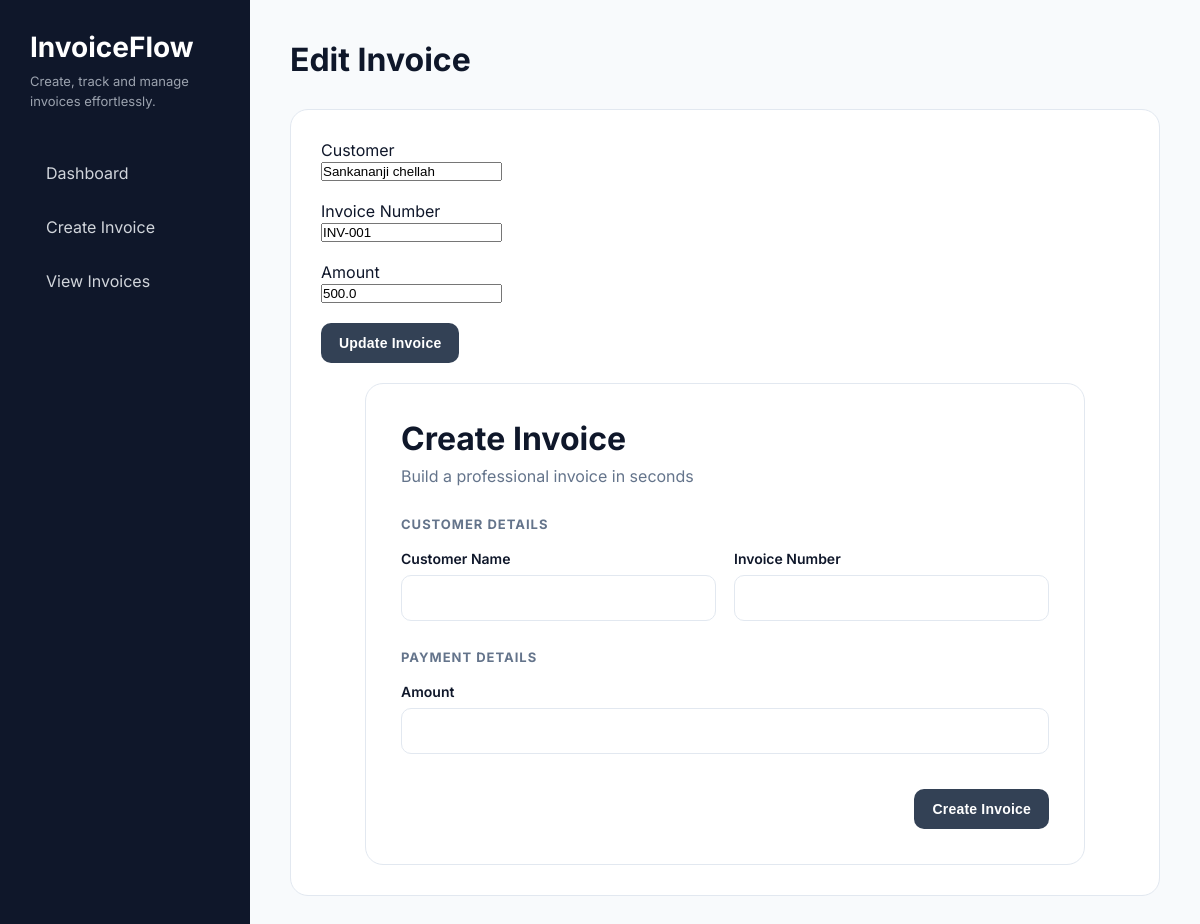
Page /edit/1 on the earlier database version.
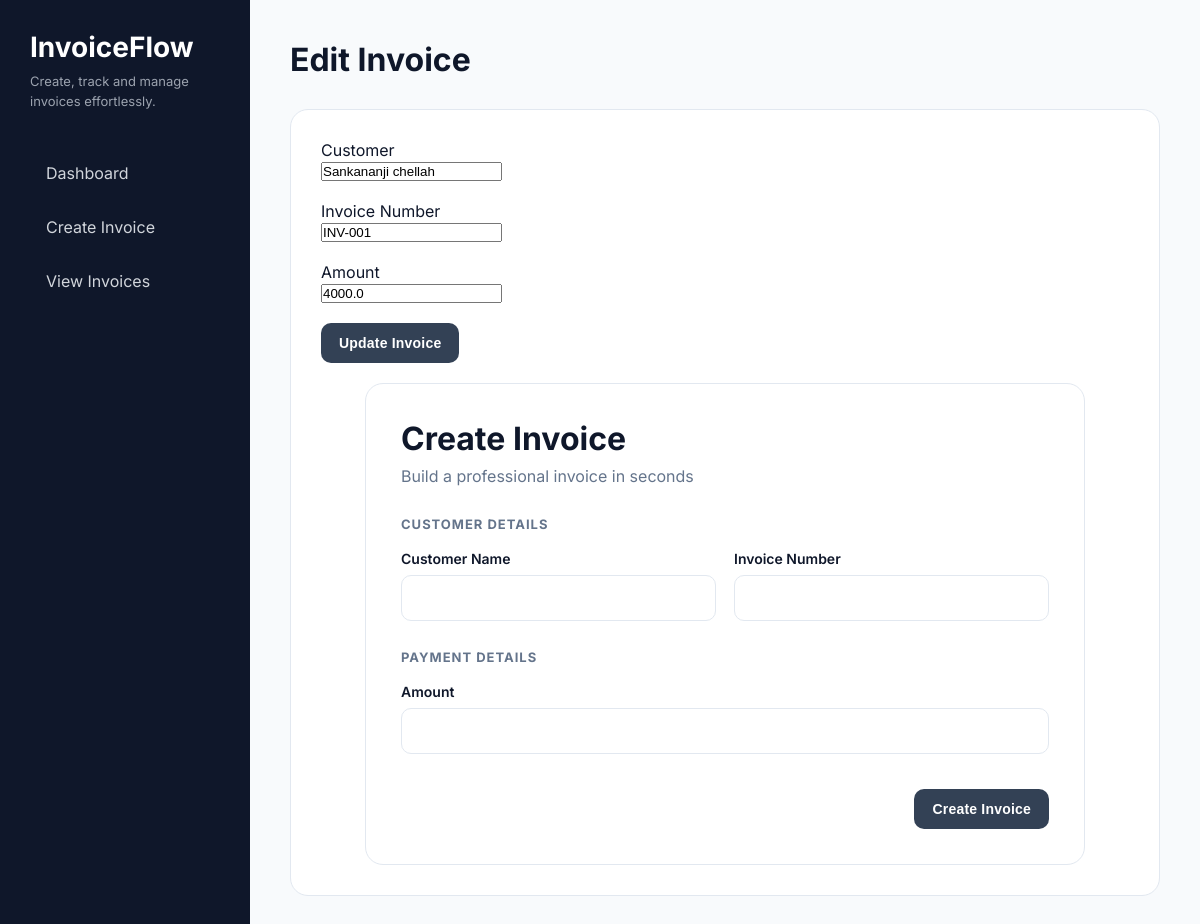
Same page on the later database version.
### tables this page shows
CREATE TABLE invoices (
    id INTEGER PRIMARY KEY AUTOINCREMENT,
    customer TEXT,
    invoice_number TEXT,
    amount REAL
);

### app.py (the view)
@app.route("/edit/<int:id>")
def edit_invoice(id):
    connection = sqlite3.connect("invoices.db")
    cursor = connection.cursor()
    cursor.execute(
        "SELECT id, customer, invoice_number, amount FROM invoices WHERE id=?",
        (id,)
    )
    invoice = cursor.fetchone()
    connection.close()
    return render_template("edit_invoice.html", invoice=invoice)

### templates/edit_invoice.html (shortened to what this page needs)
<!DOCTYPE html>
<html>
<head>
    <link rel="stylesheet"
          href="{{ url_for('static', filename='style.css') }}">
</head>
<body>
<div class="layout">
    <div class="sidebar">
        <div class="logo">InvoiceFlow</div>
        <div class="tagline">
            Create, track and manage invoices effortlessly.
        </div>
        <a href="/" class="nav-link">Dashboard</a>
        <a href="/invoice" class="nav-link">Create Invoice</a>
        <a href="/invoices" class="nav-link">View Invoices</a>
    </div>
    <div class="main-content">
        <h1>Edit Invoice</h1>
        <div class="content-panel">
            <form action="/update/{{ invoice[0] }}" method="POST">
                <p>Customer</p>
                <input type="text" name="customer" value="{{ invoice[1] }}" required>
                <br><br>
                <p>Invoice Number</p>
                <input type="text" name="invoice_number" value="{{ invoice[2] }}" required>
                <br><br>
                <p>Amount</p>
                <input type="number" name="amount" value="{{ invoice[3] }}" required>
                <br><br>
                <button type="submit">Update Invoice</button>
      <div class="form-wrapper">
    <div class="form-card">
        <div class="form-header">
            <h1>Create Invoice</h1>
            <p class="subtext">Build a professional invoice in seconds</p>
        </div>
        <form action="/invoice" method="POST">
            <div class="form-section">
                <h3>Customer Details</h3>
                <div class="form-grid-2">
                    <div class="form-group">
                        <label>Customer Name</label>
                        <input type="text" name="customer" required>
                    </div>
                    <div class="form-group">
                        <label>Invoice Number</label>
                        <input type="text" name="invoice_number" required>
                    </div>
                </div>
            </div>
            <div class="form-section">
                <h3>Payment Details</h3>
                <div class="form-grid-1">
                    <div class="form-group">
                        <label>Amount</label>
                        <input type="number" name="amount" required>
                    </div>
                </div>
            </div>
            <div class="form-footer">
                <button type="submit">Create Invoice</button>
            </div>
        </form>
    </div>
</div>
        </div>
    </div>
</div>
</body>
</html>

Differences in the rows shown:
changed invoices "Sankananji chellah": amount "500.0" → "4000.0"
